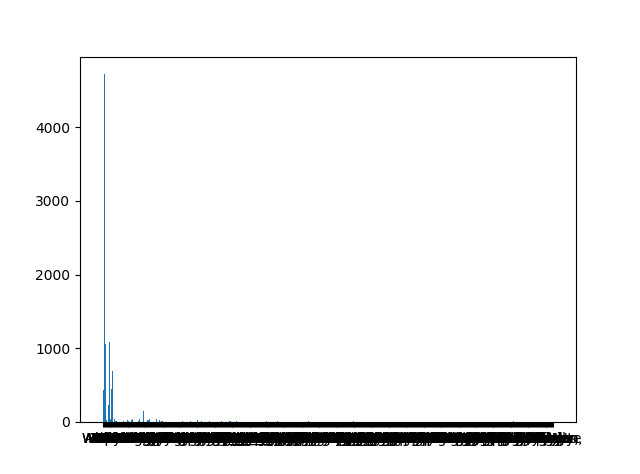

This chart was generated by the following Python code:
import json
from collections import Counter
import nltk 
from nltk import word_tokenize
import spacy
import re
import numpy as np
import matplotlib.pyplot as pyplot

nlp = spacy.load("en_core_web_sm")

question_list = []

with open('C:\\squad_v1.1_dataset_training.json', 'r') as f:
    data = json.load(f)
    print(len(data['data']))
    for i in range(0, len(data['data'])):
        question = data['data'][i]['question'].split()
        question_list.append(question[0])
    print (type(Counter(question_list)))
    #counts,bins=np.histogram(Counter(question_list))
    #pyplot.hist(bins[:-1],bins,weights=counts)
    pyplot.bar(Counter(question_list).keys(),Counter(question_list).values())
    pyplot.show()
